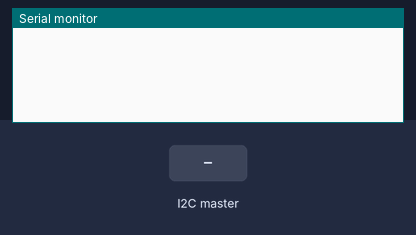
The sketch below on a simulated Arduino Uno, built with avr-gcc and run on an emulated ATmega328P. Shown: the last lines printed to the serial monitor. Inputs (shaded band) come from the test bench.

Above: at 1.2 s.
1.3 s: the I2C master sends the byte 1
At 2.5 s:
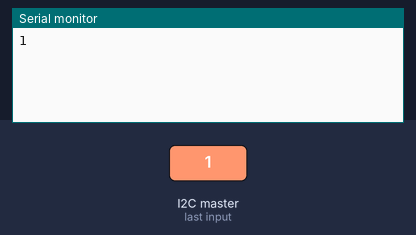
2.8 s: the I2C master sends the byte 90
At 3.6 s:
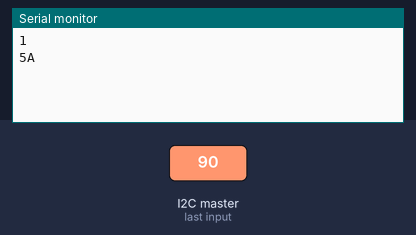
4.3 s: the I2C master sends the byte 200
At 4.7 s:
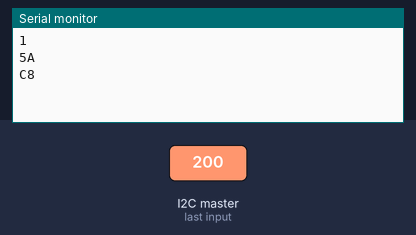

The sketch:

Subwoofer_Emulator.ino
```cpp
#include <Wire.h>

void setup() {
  //Wire.begin(0x46); // Start I2C Bus als Slave mit der Adresse 0x46
  Wire.begin(0x44); // Start I2C Bus als Slave mit der Adresse 0x44
  Wire.setClock(50000); // Original arbeitet bei 64kHz
  Wire.onReceive(receiveEvent); // register event
  Serial.begin(115200); // Starten der seriellen Kommunikation
}

void loop() {
  //delay(100);
}

// Funktion, die aufgerufen wird, wenn Daten empfangen werden
// Darf nicht zu viele Prints enthalten Siehe Issue #1 auf GH
void receiveEvent(int bytes) {
  while(Wire.available()) {
    uint8_t data = Wire.read(); // Empfangen von einem Byte als Zeichen
    //Serial.print("HEX: ");
    Serial.println(data, HEX); // Ausgabe des Wertes in HEX
    //Serial.print("BIN: ");
    //Serial.println(data, BIN); // Ausgabe des Wertes in BIN
    //Serial.print("DEC: ");
    //Serial.println(data, DEC); // Ausgabe des Wertes in DEC
  }
}
```

Measured:
- after the input at 1.3 s, the serial monitor: prints a new line at once (image 1)
- after the input at 2.8 s, the serial monitor: prints a new line at once (image 2)
- after the input at 4.3 s, the serial monitor: prints a new line at once (image 3)
